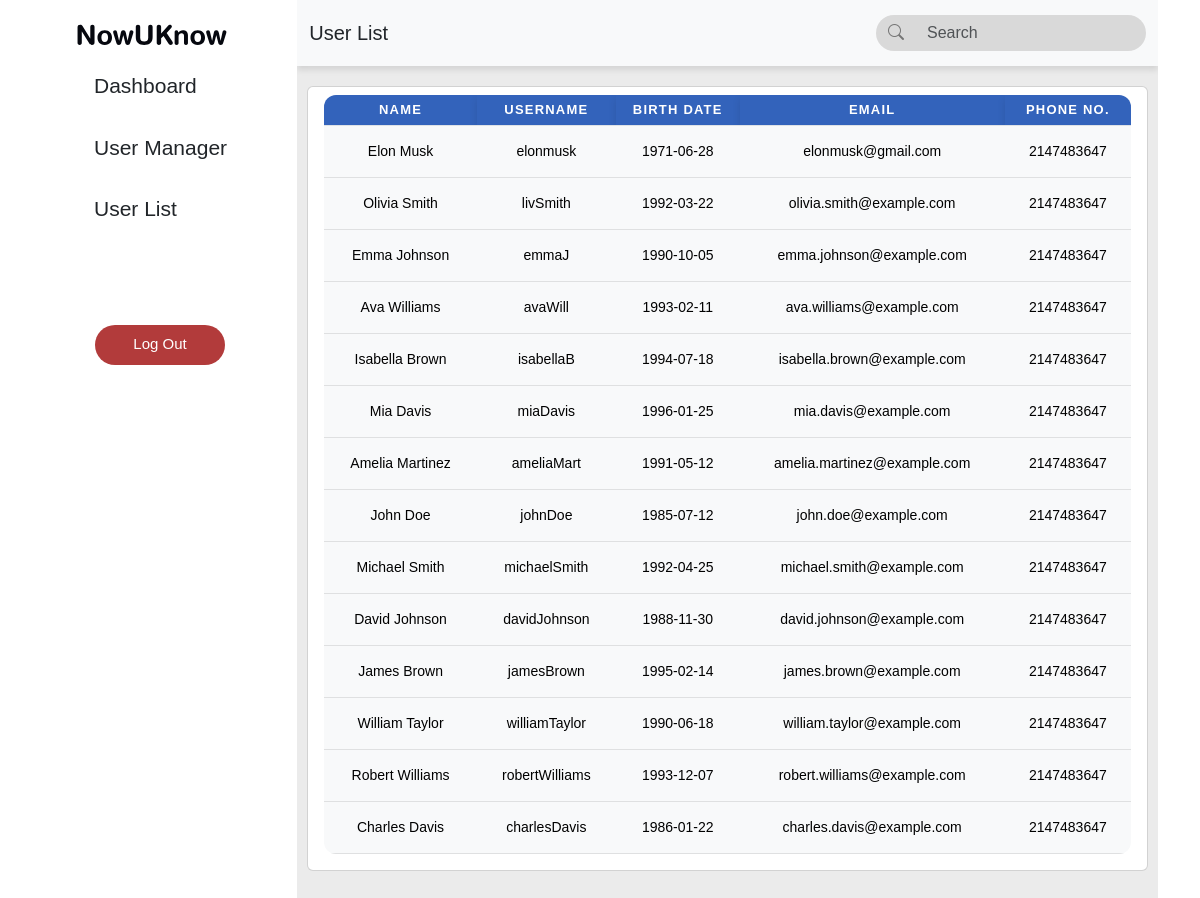
/Admin/userlist.php, run on the app's committed database.
### tables this page shows
CREATE TABLE `users` (
  `userID` int(11) NOT NULL,
  `firstName` varchar(50) NOT NULL,
  `lastName` varchar(50) NOT NULL,
  `userName` varchar(50) NOT NULL,
  `email` varchar(50) NOT NULL,
  `password` varchar(50) NOT NULL,
  `birthday` date NOT NULL,
  `profilePicture` varchar(100) DEFAULT NULL,
  `coverPhoto` varchar(100) DEFAULT NULL,
  `userType` varchar(5) NOT NULL DEFAULT 'user',
  `phoneNumber` int(11) NOT NULL
);

### assets/shared/connect.php (called while the page is built, shortened)
<?php
  function executeQuery($query){
    $conn = $GLOBALS['conn'];
    return mysqli_query($conn, $query);
  }
?>

### Admin/userlist.php (the view, shortened to what this page needs)
<?php
include("../assets/shared/connect.php");
$listQuery = "SELECT * from users WHERE userType = 'user'";
$listQueryResult = executeQuery($listQuery);
?>
<!DOCTYPE html>
<html lang="en">
<head>
    <link href="https://cdn.jsdelivr.net/npm/bootstrap@5.3.0-alpha1/dist/css/bootstrap.min.css" rel="stylesheet" />
    <link rel="stylesheet" href="../assets/css/admin.css">
    <link href="https://cdn.jsdelivr.net/npm/bootstrap-icons/font/bootstrap-icons.css" rel="stylesheet" />
</head>
<body>
    <div class="container">
        <div class="row">
            <div class="col-md-3 left-column">
                <div class="logo">
                    <img src="../assets/icons/wordMark big.svg" alt="NowUKnow Logo" width="100" height="100" />
                </div>
                <div class="sidebar">
                    <ul>
                        <li><a href="index.php"><span class="nav-title">Dashboard</span></a></li>
                        <li><a href="userManager.php"><span class="nav-title">User Manager</span></a></li>
                        <li><a href="userlist.php"><span class="nav-title">User List</span></a></li>
                    </ul>
                </div>
                <div class="logout-container">
                    <form action="../login.php" method="POST">
                        <button type="submit" class="btn-logout">Log Out</button>
                    </form>
                </div>
            </div>
            <div class="col-md-9 right-column">
                <nav class="custom-navbar">
                    <div class="container-fluid d-flex align-items-center justify-content-between">
                        <span class="nav-title">User List</span>
                        <form class="search-form" role="search">
                            <div class="input-group rounded-search">
                                <span class="input-group-text search-icon">
                                    <i class="bi bi-search"></i>
                                </span>
                                <input type="text" class="form-control search-input" placeholder="Search"
                                    aria-label="Search" />
                            </div>
                        </form>
                    </div>
                </nav>
                <div class="content">
                    <div class="row">
                        <div class="col">
                            <div class="card px-3">
                                <div class="table-responsive">
                                    <table class="table table-hover mt-2">
                                        <thead>
                                            <tr class>
                                                <th scope="col">Name</th>
                                                <th scope="col">Username</th>
                                                <th scope="col">Birth Date</th>
                                                <th scope="col">Email</th>
                                                <th scope="col">Phone No.</th>
                                            </tr>
                                        </thead>
                                        <tbody class="table-light">
                                        <?php if (mysqli_num_rows($listQueryResult) > 0) {
                                                while ($listRow = mysqli_fetch_assoc($listQueryResult)) {
                                                    ?>
                                                    <tr>
                                                        <td><?php echo $listRow['firstName'] . ' '. $listRow['lastName'] ?></td>
                                                        <td><?php echo $listRow['userName'] ?></td>
                                                        <td><?php echo $listRow['birthday'] ?></td>
                                                        <td><?php echo $listRow['email'] ?></td>
                                                        <td><?php echo $listRow['phoneNumber'] ?></td>
                                                    </tr>
                                                    <?php
                                                }
                                            } ?>
                                        </tbody>
                                    </table>
                                </div>
                            </div>
                        </div>
                    </div>
                </div>
            </div>
        </div>
</body>
</html>

### assets/css/admin.css (style rules this page uses)
body { margin: 0; font-family: Helvetica, sans-serif; display: flex; flex-direction: column; height: 100vh; overflow-y: auto; }
.container-fluid, .row { height: 100%; margin: 0; }
.row { display: flex; flex: wrap; }
.left-column { background-color: #ffffff; overflow-y: auto; padding: 20px; }
.right-column { flex: 2; background-color: #ebebeb; overflow-y: auto; padding-top: 20px; height: 100%; box-sizing: border-box; padding: 0; }
.left-column { flex: 0.5; background-color: #ffffff; overflow-y: hidden; }
.sidebar ul { list-style-type: none; font-family: 'Helvetica', sans-serif; }
.sidebar ul li { font-size: 21px; margin-bottom: 30px; }
.sidebar ul li a { text-decoration: none; color: inherit; display: flex; align-items: center; transition: background-color 0.3s ease, color 0.3s ease; }
.custom-navbar { font-family: "Helvetica Rounded", Helvetica, sans-serif; font-size: 20px; width: 100%; padding-top: 15px; padding-bottom: 15px; background-color: #f8f9fa; box-shadow: 0 4px 6px rgba(0, 0, 0, 0.1); }
.logo img { width: 150px; height: 150px; margin-top: -60px; margin-left: 15px; margin-bottom: -40px; }
.content { height: 200vh; padding-top: 20px; }
.btn-logout { color: white; border: none; border-radius: 50px; cursor: pointer; display: flex; align-items: center; justify-content: center; font-family: "Helvetica Rounded", Helvetica, sans-serif; font-size: 15px; }
.btn-logout { background-color: #b23b3b; width: 130px; height: 40px; margin-top: 50px; }
.logout-container { display: flex; margin-top: 50px; margin-left: 33px; }
.search-form { max-width: 400px; }
.rounded-search { border-radius: 20px; overflow: hidden; background-color: #d9d9d9; border: none; }
.search-icon { background-color: transparent; border: none; color: #757575; }
.search-input { border: none; background-color: transparent; font-size: 1rem; color: #757575; font-family: "Helvetica Rounded", Arial, sans-serif; }
.col { flex-grow: 1; width: 100%; box-sizing: border-box; padding: 0 10px; }
.table { width: 100%; border-collapse: collapse; font-family: "Helvetica"; background: rgba(255, 255, 255, 0.9); border-radius: 12px; overflow: hidden; }
.table th { background: #3363bb; color: white; padding-top: 5px; padding-bottom: 5px; text-align: center; vertical-align: middle; font-size: 13px; text-transform: uppercase; letter-spacing: 1.2px; box-shadow: 0px 4px 8px rgba(0, 0, 0, 0.1); }
.table td { padding: 15px; text-align: center; font-size: 14px; }

### data on the page
users: firstName "Elon", lastName "Musk", userName "elonmusk", birthday "1971-06-28", email "elonmusk@gmail.com", phoneNumber "2147483647"
users: firstName "Olivia", lastName "Smith", userName "livSmith", birthday "1992-03-22", email "olivia.smith@example.com", phoneNumber "2147483647"
users: firstName "Emma", lastName "Johnson", userName "emmaJ", birthday "1990-10-05", email "emma.johnson@example.com", phoneNumber "2147483647"
users: firstName "Ava", lastName "Williams", userName "avaWill", birthday "1993-02-11", email "ava.williams@example.com", phoneNumber "2147483647"
users: firstName "Isabella", lastName "Brown", userName "isabellaB", birthday "1994-07-18", email "isabella.brown@example.com", phoneNumber "2147483647"
users: firstName "Mia", lastName "Davis", userName "miaDavis", birthday "1996-01-25", email "mia.davis@example.com", phoneNumber "2147483647"
users: firstName "Amelia", lastName "Martinez", userName "ameliaMart", birthday "1991-05-12", email "amelia.martinez@example.com", phoneNumber "2147483647"
users: firstName "John", lastName "Doe", userName "johnDoe", birthday "1985-07-12", email "john.doe@example.com", phoneNumber "2147483647"
users: firstName "Michael", lastName "Smith", userName "michaelSmith", birthday "1992-04-25", email "michael.smith@example.com", phoneNumber "2147483647"
users: firstName "David", lastName "Johnson", userName "davidJohnson", birthday "1988-11-30", email "david.johnson@example.com", phoneNumber "2147483647"
users: firstName "James", lastName "Brown", userName "jamesBrown", birthday "1995-02-14", email "james.brown@example.com", phoneNumber "2147483647"
users: firstName "William", lastName "Taylor", userName "williamTaylor", birthday "1990-06-18", email "william.taylor@example.com", phoneNumber "2147483647"
users: firstName "Robert", lastName "Williams", userName "robertWilliams", birthday "1993-12-07", email "robert.williams@example.com", phoneNumber "2147483647"
users: firstName "Charles", lastName "Davis", userName "charlesDavis", birthday "1986-01-22", email "charles.davis@example.com", phoneNumber "2147483647"
